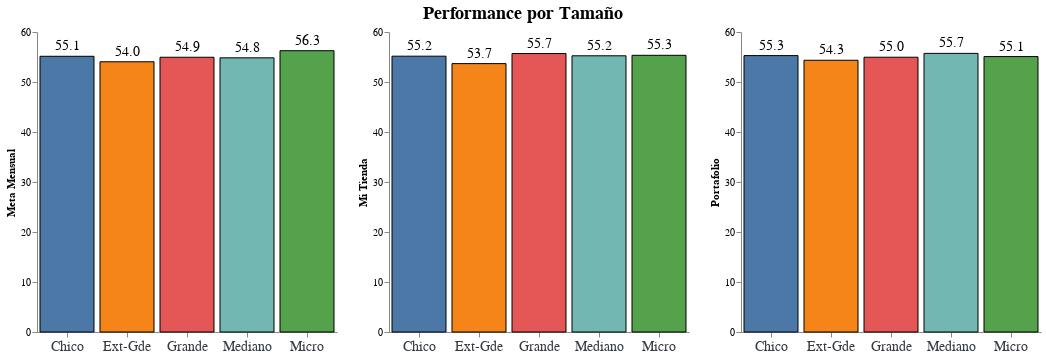

Notebook code cell kept with this figure:
### Code cell
###Aqui todos juntos
alt.hconcat(g_meta, g_mitienda, g_portafolio ).properties(
    title = 'Performance por Tamaño',
).configure_title(
    fontSize = 18,
    font = "Arial",
    anchor = "middle"
).configure_view(
    strokeWidth = 0,
)

### Figure 1 — Vega-Lite specification as saved in the notebook (floating-point values rounded to 4 significant figures)
{"config": {"view": {"continuousWidth": 400, "continuousHeight": 300, "strokeWidth": 0}, "title": {"anchor": "middle", "font": "Arial", "fontSize": 18}}, "hconcat": [{"layer": [{"mark": {"type": "bar", "stroke": "black"}, "encoding": {"color": {"field": "tamaño", "legend": null, "type": "nominal"}, "tooltip": [{"field": "tamaño", "title": "Tamaño", "type": "nominal"}, {"field": "meta mensual", "format": ".4s", "title": "Meta Mensual", "type": "ordinal"}], "x": {"axis": {"labelAngle": 0, "labelColor": "#343a40", "labelFont": "Arial", "labelFontSize": 14}, "field": "tamaño", "title": "", "type": "ordinal"}, "y": {"axis": {"grid": false}, "field": "meta mensual", "title": "Meta Mensual", "type": "quantitative"}}}, {"mark": {"type": "text", "dy": -10, "fill": "black", "size": 14}, "encoding": {"color": {"field": "tamaño", "legend": null, "type": "nominal"}, "text": {"field": "meta mensual", "format": ".3s", "type": "quantitative"}, "tooltip": [{"field": "tamaño", "title": "Tamaño", "type": "nominal"}, {"field": "meta mensual", "format": ".4s", "title": "Meta Mensual", "type": "ordinal"}], "x": {"axis": {"labelAngle": 0, "labelColor": "#343a40", "labelFont": "Arial", "labelFontSize": 14}, "field": "tamaño", "title": "", "type": "ordinal"}, "y": {"axis": {"grid": false}, "field": "meta mensual", "title": "Meta Mensual", "type": "quantitative"}}}], "data": {"name": "data-1edb452eb93bd2ce6e8067335656104c"}, "width": 300}, {"layer": [{"mark": {"type": "bar", "stroke": "black"}, "encoding": {"color": {"field": "tamaño", "legend": null, "type": "nominal"}, "tooltip": [{"field": "tamaño", "title": "Tamaño", "type": "nominal"}, {"field": "mi tienda", "format": ".4s", "title": "Mi Tienda", "type": "ordinal"}], "x": {"axis": {"labelAngle": 0, "labelColor": "#343a40", "labelFont": "Arial", "labelFontSize": 14}, "field": "tamaño", "title": "", "type": "ordinal"}, "y": {"axis": {"grid": false}, "field": "mi tienda", "title": "Mi Tienda", "type": "quantitative"}}}, {"mark": {"type": "text", "dy": -10, "fill": "black", "size": 14}, "encoding": {"color": {"field": "tamaño", "legend": null, "type": "nominal"}, "text": {"field": "mi tienda", "format": ".3s", "type": "quantitative"}, "tooltip": [{"field": "tamaño", "title": "Tamaño", "type": "nominal"}, {"field": "mi tienda", "format": ".4s", "title": "Mi Tienda", "type": "ordinal"}], "x": {"axis": {"labelAngle": 0, "labelColor": "#343a40", "labelFont": "Arial", "labelFontSize": 14}, "field": "tamaño", "title": "", "type": "ordinal"}, "y": {"axis": {"grid": false}, "field": "mi tienda", "title": "Mi Tienda", "type": "quantitative"}}}], "data": {"name": "data-ac1d2912a50394fe2e7c3aae59a465d7"}, "width": 300}, {"layer": [{"mark": {"type": "bar", "stroke": "black"}, "encoding": {"color": {"field": "tamaño", "legend": null, "type": "nominal"}, "tooltip": [{"field": "tamaño", "title": "Tamaño", "type": "nominal"}, {"field": "portafolio", "format": ".4s", "title": "Portafolio", "type": "ordinal"}], "x": {"axis": {"labelAngle": 0, "labelColor": "#343a40", "labelFont": "Arial", "labelFontSize": 14}, "field": "tamaño", "title": "", "type": "ordinal"}, "y": {"axis": {"grid": false}, "field": "portafolio", "title": "Portafolio", "type": "quantitative"}}}, {"mark": {"type": "text", "dy": -10, "fill": "black", "size": 14}, "encoding": {"color": {"field": "tamaño", "legend": null, "type": "nominal"}, "text": {"field": "portafolio", "format": ".3s", "type": "quantitative"}, "tooltip": [{"field": "tamaño", "title": "Tamaño", "type": "nominal"}, {"field": "portafolio", "format": ".4s", "title": "Portafolio", "type": "ordinal"}], "x": {"axis": {"labelAngle": 0, "labelColor": "#343a40", "labelFont": "Arial", "labelFontSize": 14}, "field": "tamaño", "title": "", "type": "ordinal"}, "y": {"axis": {"grid": false}, "field": "portafolio", "title": "Portafolio", "type": "quantitative"}}}], "data": {"name": "data-108c2a2d14feb562a375c7fe6ee8ced5"}, "width": 300}], "title": "Performance por Tamaño", "$schema": "https://vega.github.io/schema/vega-lite/v4.17.0.json", "datasets": {"data-1edb452eb93bd2ce6e8067335656104c": [{"tamaño": "Chico", "meta mensual": 55.14}, {"tamaño": "Ext-Gde", "meta mensual": 54.05}, {"tamaño": "Grande", "meta mensual": 54.95}, {"tamaño": "Mediano", "meta mensual": 54.83}, {"tamaño": "Micro", "meta mensual": 56.26}], "data-ac1d2912a50394fe2e7c3aae59a465d7": [{"tamaño": "Chico", "mi tienda": 55.16}, {"tamaño": "Ext-Gde", "mi tienda": 53.68}, {"tamaño": "Grande", "mi tienda": 55.69}, {"tamaño": "Mediano", "mi tienda": 55.24}, {"tamaño": "Micro", "mi tienda": 55.34}], "data-108c2a2d14feb562a375c7fe6ee8ced5": [{"tamaño": "Chico", "portafolio": 55.28}, {"tamaño": "Ext-Gde", "portafolio": 54.35}, {"tamaño": "Grande", "portafolio": 54.95}, {"tamaño": "Mediano", "portafolio": 55.72}, {"tamaño": "Micro", "portafolio": 55.08}]}}
